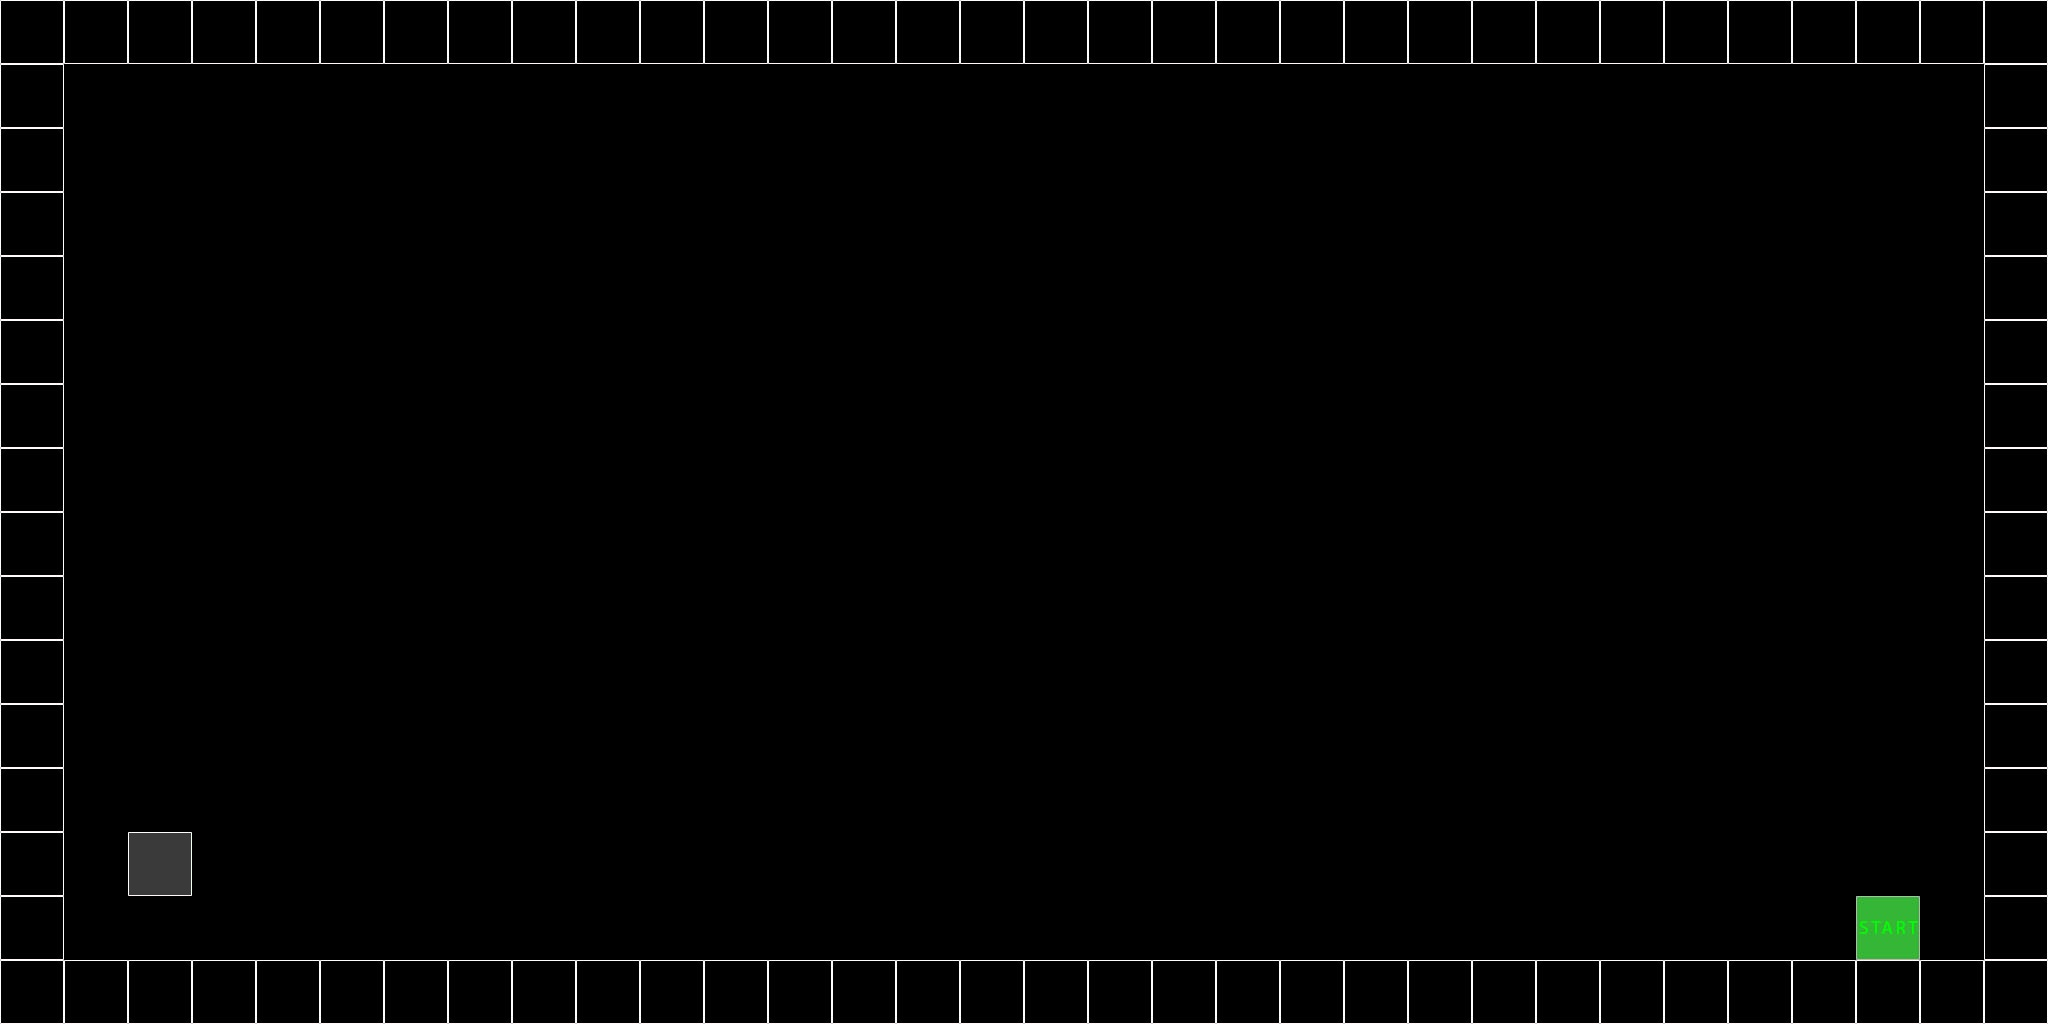

The image is a tile-based game level rendered from a .tmx file. Its description and complete source (layers, tilesets, objects, tile grids) follow:
An orthogonal 32x16 tile map with 64x64 px tiles, 1 tile layer (Warstwa Kafelków 1).

<map version="1.0" tiledversion="1.0.2" orientation="orthogonal" renderorder="right-down" width="32" height="16" tilewidth="64" tileheight="64" nextobjectid="1">
 <tileset firstgid="1" source="TilesPalette.tsx" />
 <layer name="Warstwa Kafelków 1" width="32" height="16">
  <data encoding="csv">
1,1,1,1,1,1,1,1,1,1,1,1,1,1,1,1,1,1,1,1,1,1,1,1,1,1,1,1,1,1,1,1,
1,0,0,0,0,0,0,0,0,0,0,0,0,0,0,0,0,0,0,0,0,0,0,0,0,0,0,0,0,0,0,1,
1,0,0,0,0,0,0,0,0,0,0,0,0,0,0,0,0,0,0,0,0,0,0,0,0,0,0,0,0,0,0,1,
1,0,0,0,0,0,0,0,0,0,0,0,0,0,0,0,0,0,0,0,0,0,0,0,0,0,0,0,0,0,0,1,
1,0,0,0,0,0,0,0,0,0,0,0,0,0,0,0,0,0,0,0,0,0,0,0,0,0,0,0,0,0,0,1,
1,0,0,0,0,0,0,0,0,0,0,0,0,0,0,0,0,0,0,0,0,0,0,0,0,0,0,0,0,0,0,1,
1,0,0,0,0,0,0,0,0,0,0,0,0,0,0,0,0,0,0,0,0,0,0,0,0,0,0,0,0,0,0,1,
1,0,0,0,0,0,0,0,0,0,0,0,0,0,0,0,0,0,0,0,0,0,0,0,0,0,0,0,0,0,0,1,
1,0,0,0,0,0,0,0,0,0,0,0,0,0,0,0,0,0,0,0,0,0,0,0,0,0,0,0,0,0,0,1,
1,0,0,0,0,0,0,0,0,0,0,0,0,0,0,0,0,0,0,0,0,0,0,0,0,0,0,0,0,0,0,1,
1,0,0,0,0,0,0,0,0,0,0,0,0,0,0,0,0,0,0,0,0,0,0,0,0,0,0,0,0,0,0,1,
1,0,0,0,0,0,0,0,0,0,0,0,0,0,0,0,0,0,0,0,0,0,0,0,0,0,0,0,0,0,0,1,
1,0,0,0,0,0,0,0,0,0,0,0,0,0,0,0,0,0,0,0,0,0,0,0,0,0,0,0,0,0,0,1,
1,0,2,0,0,0,0,0,0,0,0,0,0,0,0,0,0,0,0,0,0,0,0,0,0,0,0,0,0,0,0,1,
1,0,0,0,0,0,0,0,0,0,0,0,0,0,0,0,0,0,0,0,0,0,0,0,0,0,0,0,0,3,0,1,
1,1,1,1,1,1,1,1,1,1,1,1,1,1,1,1,1,1,1,1,1,1,1,1,1,1,1,1,1,1,1,1
</data>
 </layer>
</map>
